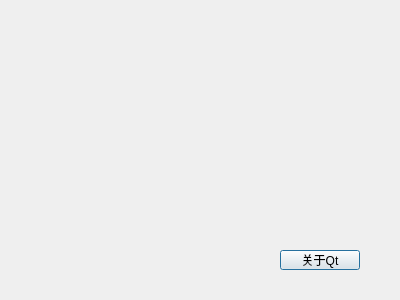
<?xml version="1.0" encoding="UTF-8"?>
<ui version="4.0">
 <class>AboutDlg</class>
 <widget class="QDialog" name="AboutDlg">
  <property name="geometry">
   <rect>
    <x>0</x>
    <y>0</y>
    <width>400</width>
    <height>300</height>
   </rect>
  </property>
  <property name="windowTitle">
   <string>Dialog</string>
  </property>
  <widget class="QPushButton" name="pushButton">
   <property name="geometry">
    <rect>
     <x>280</x>
     <y>250</y>
     <width>80</width>
     <height>20</height>
    </rect>
   </property>
   <property name="text">
    <string>关于Qt</string>
   </property>
  </widget>
 </widget>
 <resources/>
 <connections/>
</ui>
